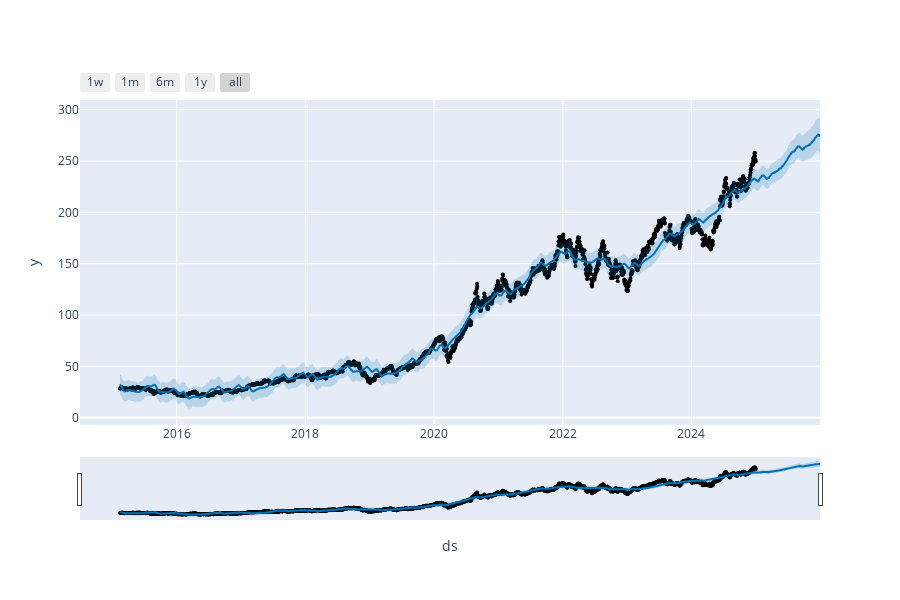
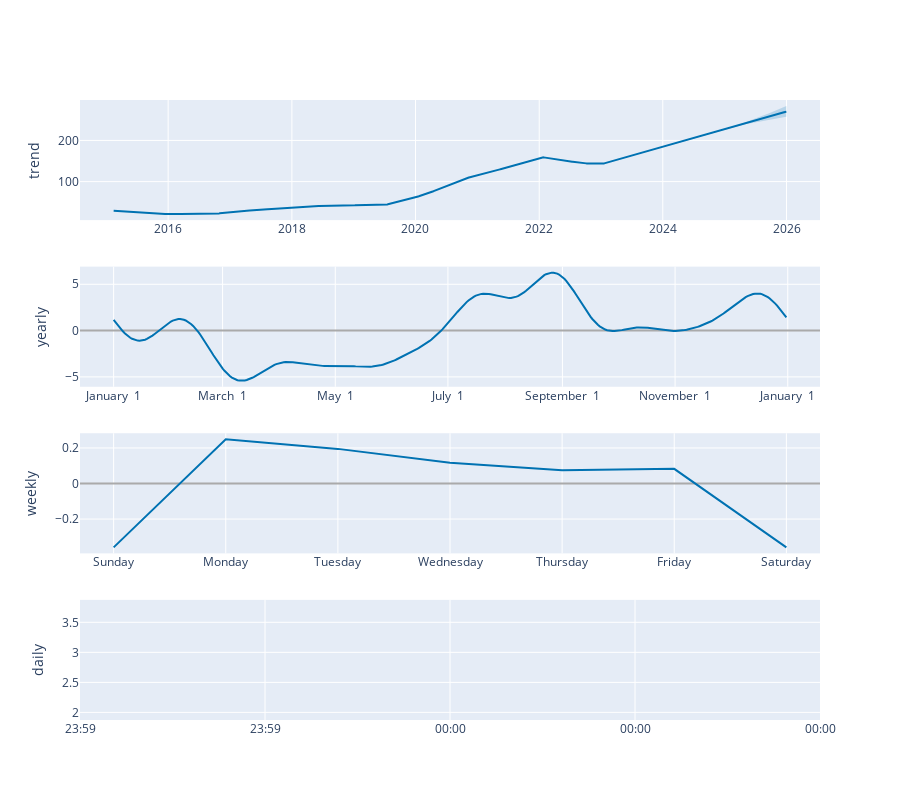

The notebook cell these images were saved under, in order:
### Code cell
from prophet.plot import plot_plotly, plot_components_plotly
import os

# -------------------------------
# Ensure root-level images folder exists
# -------------------------------
if not os.path.exists("../images"):
    os.makedirs("../images")

# Interactive forecast plot
fig1 = plot_plotly(model, forecast)
fig1.write_image("../images/prophet_forecast_interactive.png")  # Save interactive plot as static image
fig1.show()

# Plot trend, weekly, and yearly components
fig2 = plot_components_plotly(model, forecast)
fig2.write_image("../images/prophet_components.png")
fig2.show()

### Figure 1 — Plotly figure (JSON) as saved in the notebook; plotly's stock layout.template omitted (floating-point values rounded to 4 significant figures; data arrays with more than 128 entries replaced by an {"elided": "..."} marker saying what was removed)
{"data": [{"marker": {"color": "black", "size": 4}, "mode": "markers", "name": "Actual", "type": "scatter", "x": {"elided": "2487 str values"}, "y": {"elided": "2487 float values"}}, {"hoverinfo": "skip", "line": {"width": 0}, "mode": "lines", "type": "scatter", "x": {"elided": "2852 str values"}, "y": {"elided": "2852 float values"}}, {"fill": "tonexty", "fillcolor": "rgba(0, 114, 178, 0.2)", "line": {"color": "#0072B2", "width": 2}, "mode": "lines", "name": "Predicted", "type": "scatter", "x": {"elided": "2852 str values"}, "y": {"elided": "2852 float values"}}, {"fill": "tonexty", "fillcolor": "rgba(0, 114, 178, 0.2)", "hoverinfo": "skip", "line": {"width": 0}, "mode": "lines", "type": "scatter", "x": {"elided": "2852 str values"}, "y": {"elided": "2852 float values"}}], "layout": {"height": 600, "showlegend": false, "width": 900, "xaxis": {"rangeselector": {"buttons": [{"count": 7, "label": "1w", "step": "day", "stepmode": "backward"}, {"count": 1, "label": "1m", "step": "month", "stepmode": "backward"}, {"count": 6, "label": "6m", "step": "month", "stepmode": "backward"}, {"count": 1, "label": "1y", "step": "year", "stepmode": "backward"}, {"step": "all"}]}, "rangeslider": {"visible": true}, "title": {"text": "ds"}, "type": "date"}, "yaxis": {"title": {"text": "y"}}}}

### Figure 2 — Plotly figure (JSON) as saved in the notebook; plotly's stock layout.template omitted (floating-point values rounded to 4 significant figures; data arrays with more than 128 entries replaced by an {"elided": "..."} marker saying what was removed)
{"data": [{"line": {"color": "#0072B2", "width": 2}, "mode": "lines", "name": "trend", "type": "scatter", "x": {"elided": "2852 str values"}, "xaxis": "x", "y": {"elided": "2852 float values"}, "yaxis": "y"}, {"line": {"color": "rgba(0, 114, 178, 0.2)", "width": 0}, "mode": "lines", "name": "trend_upper", "type": "scatter", "x": {"elided": "2852 str values"}, "xaxis": "x", "y": {"elided": "2852 float values"}, "yaxis": "y"}, {"fill": "tonexty", "fillcolor": "rgba(0, 114, 178, 0.2)", "line": {"color": "rgba(0, 114, 178, 0.2)", "width": 0}, "mode": "lines", "name": "trend_lower", "type": "scatter", "x": {"elided": "2852 str values"}, "xaxis": "x", "y": {"elided": "2852 float values"}, "yaxis": "y"}, {"line": {"color": "#0072B2", "width": 2}, "mode": "lines", "name": "yearly", "type": "scatter", "x": {"elided": "365 str values"}, "xaxis": "x2", "y": {"elided": "365 float values"}, "yaxis": "y2"}, {"line": {"color": "#0072B2", "width": 2}, "mode": "lines", "name": "weekly", "type": "scatter", "x": ["2017-01-01T00:00:00.000000000", "2017-01-02T00:00:00.000000000", "2017-01-03T00:00:00.000000000", "2017-01-04T00:00:00.000000000", "2017-01-05T00:00:00.000000000", "2017-01-06T00:00:00.000000000", "2017-01-07T00:00:00.000000000"], "xaxis": "x3", "y": [-0.3592, 0.2489, 0.1948, 0.117, 0.07516, 0.08256, -0.3592], "yaxis": "y3"}, {"line": {"color": "#0072B2", "width": 2}, "mode": "lines", "name": "daily", "type": "scatter", "x": ["2017-01-01T00:00:00.000000000"], "xaxis": "x4", "y": [2.874], "yaxis": "y4"}], "layout": {"height": 800, "showlegend": false, "width": 900, "xaxis": {"anchor": "y", "domain": [0, 1], "range": ["2014-07-29T07:12:00", "2026-07-17T16:48:00"], "type": "date"}, "xaxis2": {"anchor": "y2", "domain": [0, 1], "range": ["2016-12-13T18:54:02.958904", "2018-01-18T11:04:57.863013"], "tickformat": "%B %e", "type": "date"}, "xaxis3": {"anchor": "y3", "domain": [0, 1], "range": ["2016-12-31T16:48:00", "2017-01-07T07:12:00"], "tickformat": "%A", "type": "date"}, "xaxis4": {"anchor": "y4", "domain": [0, 1], "range": ["2017-01-01T00:00:00", "2017-01-01T00:00:00"], "tickformat": "%H:%M", "type": "date"}, "yaxis": {"anchor": "x", "domain": [0.8063, 1], "rangemode": "normal", "title": {"text": "trend"}, "zerolinecolor": "#AAA"}, "yaxis2": {"anchor": "x2", "domain": [0.5375, 0.7312], "title": {"text": "yearly"}, "zerolinecolor": "#AAA"}, "yaxis3": {"anchor": "x3", "domain": [0.2687, 0.4625], "title": {"text": "weekly"}, "zerolinecolor": "#AAA"}, "yaxis4": {"anchor": "x4", "domain": [0, 0.1938], "title": {"text": "daily"}, "zerolinecolor": "#AAA"}}}
